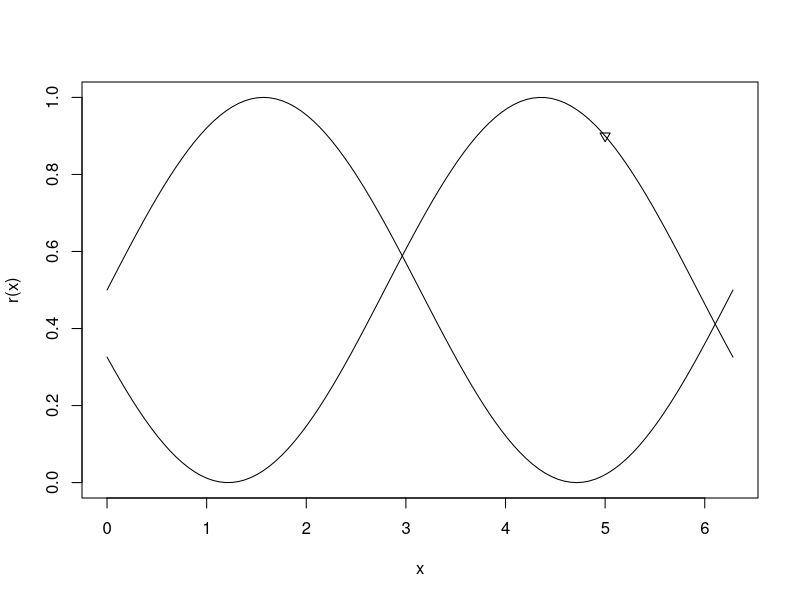
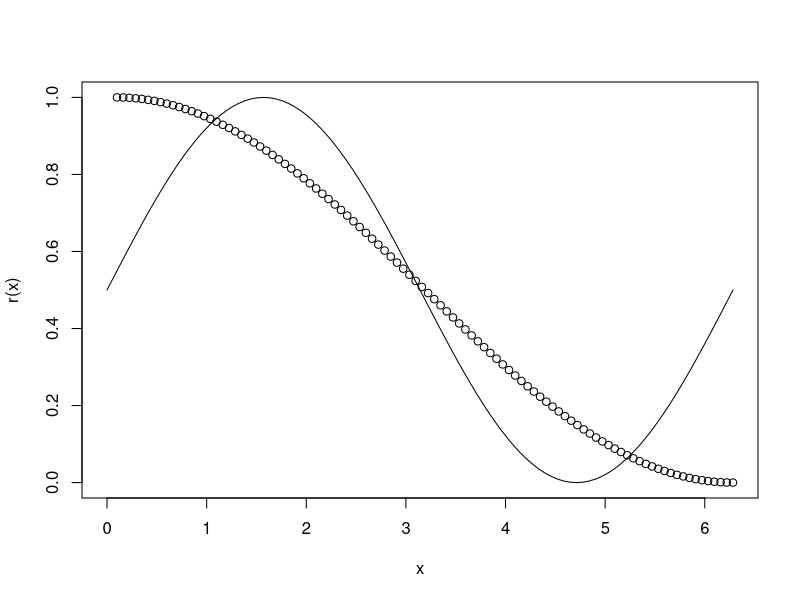
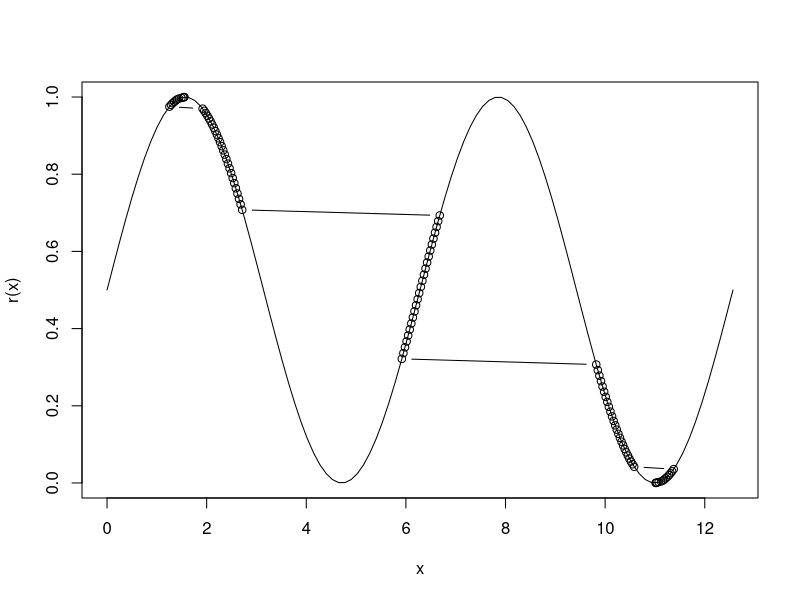
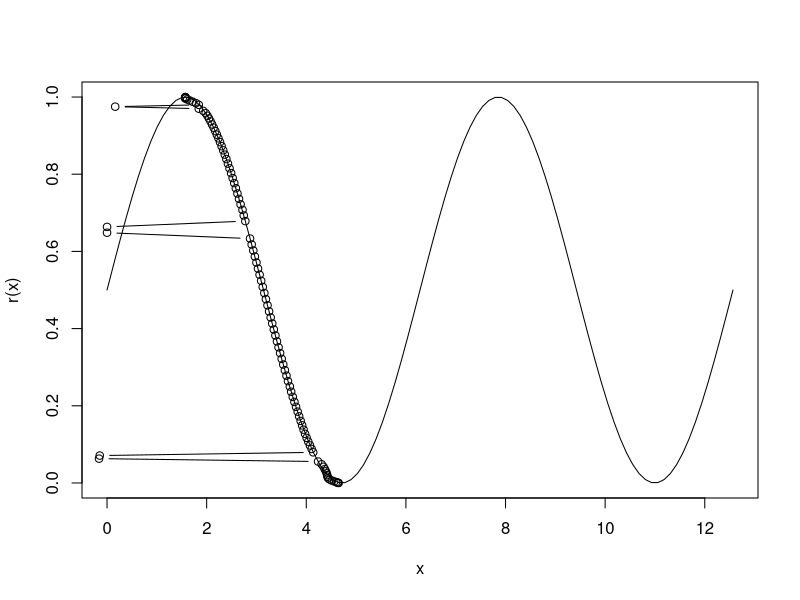
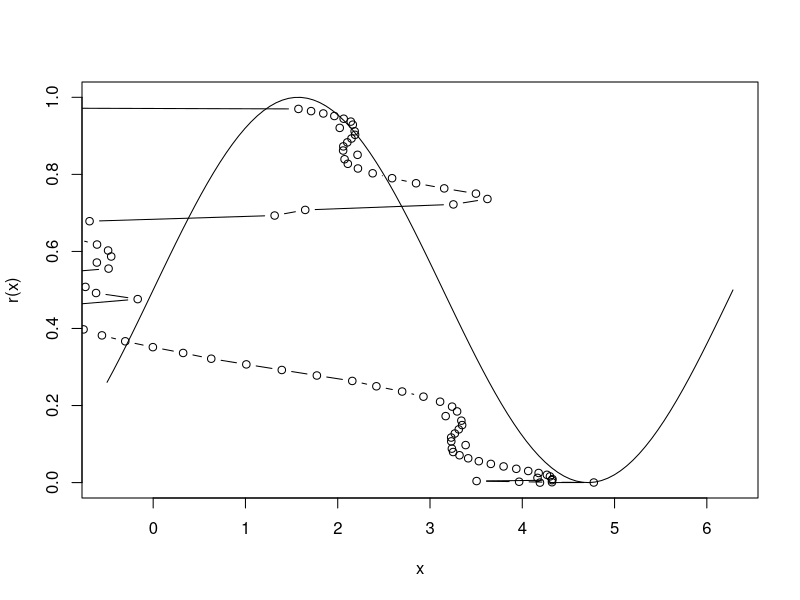
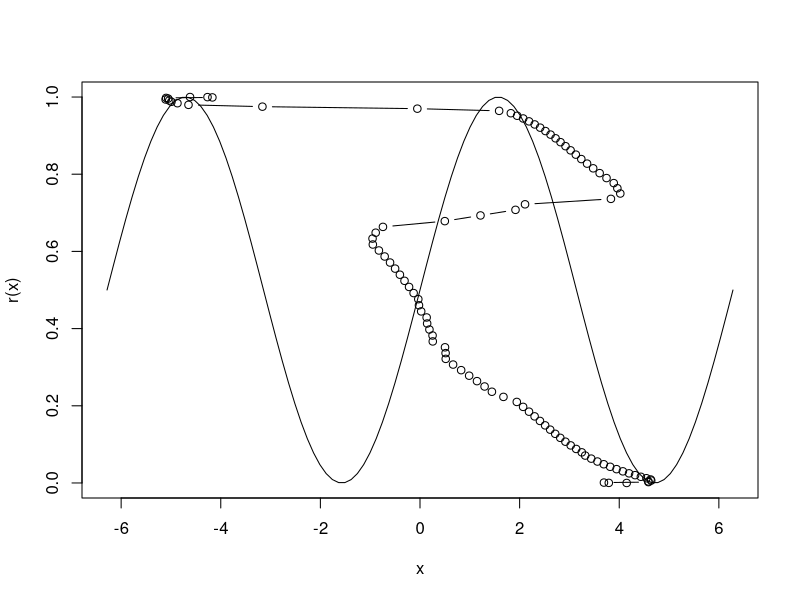
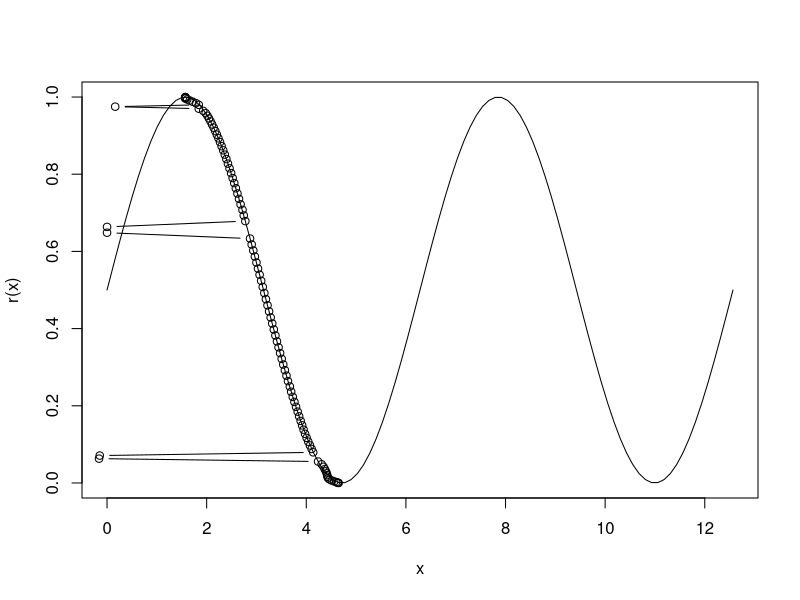
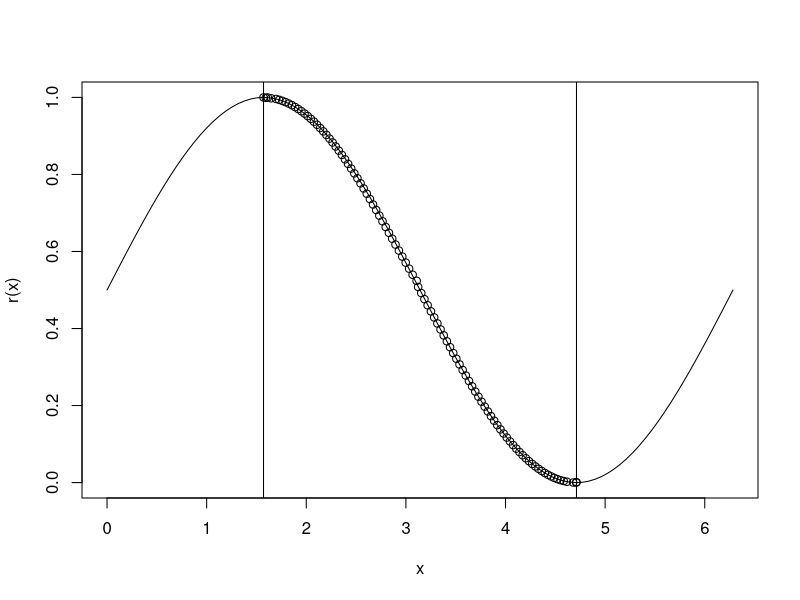

Write the R code that produced these figures, in order.
## ---- chunk 1
r <- Vectorize(function(x) {
  (sin(x) + 1) / 2
})
## ---- chunk 2
o <- function(x) {
  (.9 - r(x + 5))^2
}

optR <- optim(
  par = c(5),
  fn = o,
  method = "BFGS"
)

optR
## ---- chunk 3
r_prime <- function(x) r(optR$par + x)
curve(r, 0, 2 * pi)
curve(r_prime, 0, 2 * pi, add = TRUE)
points(x = 5, y = .9, pch = 25)
## ---- chunk 4
q <- matrix(ncol = 2, data = c(
  seq(0.1, 2 * pi, length.out = 100),
  (1 + sin(seq(pi / 2, 3/2 * pi, length.out = 100))) / 2
))

curve(r, 0, 2*pi)
lines(x = q[, 1], y = q[, 2], type = "b")
## ---- chunk 5
o2 <- function(x) {
  log(1 + sum((q[, 2] - r(x + q[, 1]))^2))
}

optR2 <- optim(
  par = q[, 1],
  fn = o2,
  method = "BFGS"
)

optR2
## ---- chunk 6
# idx <- 10
# r_prime2 <- function(x) r(optR2$par[idx] + x)
# 
# curve(r_prime2, 0, 2 * pi)
# points(x = q[idx, 1], y = q[idx, 2], pch = 25)
q_prime <- q
q_prime[, 1] <- q_prime[, 1] + optR2$par

curve(r, 0, 4*pi)
lines(x = q_prime[, 1], y = q_prime[, 2], type = "b")
## ---- chunk 7
o3 <- function(x) {
  # data-loss:
  loss <- log(1 + sum((q[, 2] - r(x + q[, 1]))^2))
  
  # regularizer box-bounds:
  temp <- q[, 1] + x
  temp <- abs(temp[temp < 1/2*pi | temp > 3/2 * pi])
  loss <- loss + log(1 + sum(temp)^length(temp))
  
  loss
}

optR3 <- optim(
  par = q[, 1],
  fn = o3,
  method = "BFGS"
)

optR3
## ---- chunk 8
q_prime <- q
q_prime[, 1] <- q_prime[, 1] + optR3$par

curve(r, 0, 4*pi)
lines(x = q_prime[, 1], y = q_prime[, 2], type = "b")
## ---- chunk 9
o4 <- function(x) {
  # data-loss:
  loss <- log(1 + sum((q[, 2] - r(x + q[, 1]))^2))
  
  # regularizer box-bounds:
  temp <- q[, 1] + x
  temp <- abs(temp[temp < 1/2*pi | temp > 3/2 * pi])
  loss <- loss + log(1 + sum(temp)^length(temp))
  
  # regularizer negative intervals:
  temp <- q[, 1] + x
  neg <- c()
  for (i in seq_len(length.out = length(x) - 1)) {
    l <- temp[i + 1] - temp[i]
    if (l < 0) {
      neg <- c(neg, l)
    }
  }
  if (length(neg) > 0) {
    neg <- abs(neg)
    loss <- loss + log(1 + sum(neg)^length(neg))
  }
  
  
  loss
}

optR4 <- optim(
  par = q[, 1],
  fn = o4,
  method = "BFGS"
)

optR4
## ---- chunk 10
q_prime <- q
q_prime[, 1] <- q_prime[, 1] + optR4$par

curve(r, -.5, 2*pi)
lines(x = q_prime[, 1], y = q_prime[, 2], type = "b")
## ---- chunk 11
temp <- c()
for (i in seq_len(length.out = nrow(q) - 1)) {
  temp <- c(temp, q[i + 1, 1] - q[i, 1])
}
mu <- mean(temp)
mu
## ---- chunk 12
o5 <- function(x) {
  loss <- 0
  # data-loss:
  loss <- loss + log(1 + .01 * sum((q[, 2] - r(x + q[, 1]))^2))
  
  # regularizer box-bounds:
  temp <- q[, 1] + x
  temp <- abs(temp[temp < 1/2*pi | temp > 3/2 * pi])
  loss <- loss + log(1 + sum(temp)^length(temp))
  
  # regularizer negative intervals:
  temp <- q[, 1] + x
  neg <- c()
  for (i in seq_len(length.out = length(x) - 1)) {
    l <- temp[i + 1] - temp[i]
    if (l < 0) {
      neg <- c(neg, l)
    }
  }
  if (length(neg) > 0) {
    neg <- abs(neg)
    loss <- loss + log(1 + sum(neg)^length(neg))
  }
  
  # regularizer extreme lengths:
  temp <- q[, 1] + x
  extr <- c()
  for (i in seq_len(length.out = nrow(q) - 1)) {
    extr <- c(extr, temp[i + 1] - temp[i])
  }
  extr <- extr - mu
  loss <- loss + log(1 + sum(extr^2))
  
  
  
  loss
}

optR5 <- optim(
  par = q[, 1],
  fn = o5,
  method = "BFGS"
)

optR5
## ---- chunk 13
q_prime <- q
q_prime[, 1] <- q_prime[, 1] + optR5$par

curve(r, -2*pi, 2*pi)
lines(x = q_prime[, 1], y = q_prime[, 2], type = "b")
## ---- chunk 14
q_prime <- q
q_prime[, 1] <- q_prime[, 1] + optR3$par

curve(r, 0, 4*pi)
lines(x = q_prime[, 1], y = q_prime[, 2], type = "b")
## ---- chunk 15
qx_exp <- q[, 1] - (q[1, 1]) # NOT min!
qx_exp <- qx_exp / (max(qx_exp) - min(qx_exp))
## ---- chunk 16
o6 <- function(x, isGrad = FALSE) {
  # data-loss:
  loss <- log(1 + sum((q[, 2] - r(x + q[, 1]))^2))
  
  # regularizer box-bounds:
  temp <- q[, 1] + x
  temp <- abs(temp[temp < 1/2*pi | temp > 3/2 * pi])
  if (length(temp) > 0) {
    loss <- loss + log(1 + sum(temp)^length(temp))
    # loss <- loss + log(1 + sum(temp^2)^length(temp))
    # loss <- loss + log(1 + sum(temp)^log(1 + length(temp)))
    # loss <- loss + log(1 + sum(temp))^log(1 + length(temp))
    # loss <- loss + log(1 + sum(temp)^sqrt(length(temp)))
  }
  
  # deviation from expected distance:
  temp <- q[, 1] + x
  temp <- temp - temp[1]
  temp <- temp / (max(temp) - min(temp))
  loss <- loss + log(1 + sum((temp - qx_exp)^2))
  
  # This works only when we use the previous regularizer but not stand-alone.
  # Tikhonov:
  # temp <- (x - mean(x)) / sd(x)
  # Tikhonov alternative (requires few more iterations):
  temp <- q[, 1] + x
  temp <- (temp - mean(temp)) / sd(temp)
  loss <- loss + log(1 + sum(temp^2))
  
  if (!isGrad) print(loss)
  loss
}

optR6 <- optim(
  par = rep(pi/2, nrow(q)), # let's use the offset of the box-bounds!
  fn = o6,
  method = "BFGS",
  gr = function(x) pracma::grad(f = function(t) o6(t, TRUE), x0 = x)
)

optR6
## ---- chunk 17
q_prime <- q
q_prime[, 1] <- q_prime[, 1] + optR6$par

curve(r, 0, 2*pi)
lines(x = q_prime[, 1], y = q_prime[, 2], type = "b")
abline(v = pi/2)
abline(v = 3/2*pi)
## ---- chunk 18
o_om_r1r2 <- function(x) {
  loss <- 0
  
  # regularizer box-bounds:
  temp <- q[, 1] + x
  temp <- abs(temp[temp < 1/2*pi | temp > 3/2 * pi])
  if (length(temp) > 0) {
    loss <- loss + log(1 + sum(temp)^length(temp))
  }

  # deviation from expected distance:
  temp <- q[, 1] + x
  temp <- temp - temp[1]
  temp <- temp / (max(temp) - min(temp))
  loss <- loss + log(1 + sum((temp - qx_exp)^2))
  
  # Tikhonov:
  temp <- q[, 1] + x
  temp <- (temp - mean(temp)) / sd(temp)
  loss <- loss + log(1 + sum(temp^2))
  
  loss
}


o_om <- function(x, isGrad = FALSE) {
  loss <- 0
  
  data_loss <- 0
  for (idx in seq_len(length.out = length(x))) {
    temp <- q[1:idx, 1] + x[1:idx]
    data_loss <- data_loss + (q[idx, 2] - r(max(temp)))^2
  }
  
  # data-loss:
  loss <- loss + log(1 + data_loss)
  
  # r1,r2:
  loss <- loss + o_om_r1r2(x)
  
  # if (!isGrad) print(loss)
  loss
}
## ---- chunk 19
opt_om <- optim(
  par = rep(pi/2, nrow(q)),
  fn = o_om,
  method = "BFGS",
  gr = function(x) pracma::grad(f = function(t) o_om(t, TRUE), x0 = x)
)

opt_om
## ---- chunk 20
q_prime <- q
q_prime[, 1] <- q_prime[, 1] + opt_om$par

curve(r, 0, 4*pi)
lines(x = q_prime[, 1], y = q_prime[, 2], type = "b")
## ---- chunk 21
o_om_grad <- function(x) {
  grad <- rep(Inf, length(x))
  for (idx in seq_len(length.out = length(x))) {
    # First we check the conditions:
    tixi <- x[idx] + q[idx, 1]
    
    cond_pre <- if (idx == 1) TRUE else {
      tjxj <- x[1:(idx - 1)] + q[1:(idx - 1), 1]
      all(tjxj < tixi)
    }
    if (!cond_pre) {
      grad[idx] <- 0
    } else {
      cond_post <- if (idx == length(x)) TRUE else {
        tkxk <- x[(idx + 1):length(x)] + q[(idx + 1):length(x)]
        all(tixi >= tkxk)
      }
      if (cond_post) {
        grad[idx] <- -2 * (q[idx, 2] - r(tixi)) * pracma::fderiv(f = r, x = tixi, method = "central")
      } else {
        grad[idx] <- 0
      }
    }
  }
  
  grad_r1r2 <- pracma::grad(f = o_om_r1r2, x0 = x)
  
  grad + grad_r1r2
}
## ---- chunk 22
opt_om_ag <- optim(
  par = rep(pi/2, nrow(q)),
  fn = o_om,
  method = "CG",
  gr = o_om_grad
)

opt_om_ag
## ---- chunk 23
q_prime <- q
q_prime[, 1] <- q_prime[, 1] + opt_om_ag$par

curve(r, 0, 4*pi)
lines(x = q_prime[, 1], y = q_prime[, 2], type = "b")
## ---- chunk 24
o_om_grad_desc <- function(delta = 1e-5, steps = 1e3, par = rep(pi/2, nrow(q))) {
  final_par <- par
  loss_prev <- 1e307
  while (steps > 0) {
    loss <- o_om(x = par)
    if (loss < loss_prev) {
      print(loss)
      loss_prev <- loss
      final_par <- par
    }
    
    grad <- o_om_grad(x = par)
    par <- par - delta * grad
    
    steps <- steps - 1
  }
  final_par
}
## ---- chunk 25
temp <- o_om_grad_desc(delta = .25)
## ---- chunk 26
q_prime <- q
q_prime[, 1] <- q_prime[, 1] + temp

curve(r, 0, 4*pi)
lines(x = q_prime[, 1], y = q_prime[, 2], type = "b")
